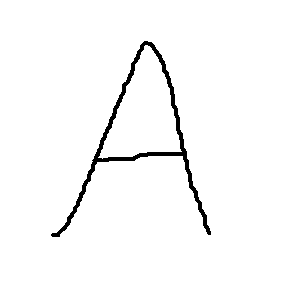
#> input picture data/other input images/symbol 0.png, 300 x 300 px, found by its file name; its folder holds 4 pictures in this run
$ python test_modules_ppgea.py
#> lines starting #> are read from the running program, lines starting #| are printed output that depends on the picture; after the words box and inside, x2 and y2 are one past the last pixel; in counts of white or black regions, pixels touching at a corner belong together; pictures that were not available may be replaced by others from this repository, and a replacement may not be noted
### offline_processing/ppg_init.py
#!/usr/bin/env python
# coding: utf-8

# # Path pattern generating preprocess and initializations

# ## Libraries


import cv2 as cv
import os
import numpy as np
import matplotlib.pyplot as plt
import math


# ## Constants


def rotation_matrix(theta):
    return np.array([[np.cos(theta), np.sin(theta)],
                    [-np.sin(theta), np.cos(theta)]])


IMG_WIDTH = 300
IMG_HEIGHT = 300
NO_DIGITS = 10
NO_SYMBOLS = 3
PLOT_WIDTH = 15
PLOT_HEIGHT = 6
LOW_RESOLUTION_IMG_SIZE = 12
LOW_RESOLUTION_IMG_MARGIN = 1
PAPER_SIZE = 0.8 # in meters
# PAPER_CENTER = np.array([[-0.95],
#                          [-1.1]])
GLOBAL_PAPER_CENTER = np.array([[-5.8],
                                [-1.1]])
GLOBAL_ROBOT_CENTER = np.array([[-4.84],
                                [0.0]])
GLOBAL_P2R_VEC = GLOBAL_PAPER_CENTER - GLOBAL_ROBOT_CENTER
GLOBAL_PAPER_CX = GLOBAL_PAPER_CENTER[0]
GLOBAL_PAPER_CY = GLOBAL_PAPER_CENTER[1]

R2G_ANGLE = -math.pi/2 # robot to global angle
# PAPER_ROBOT_ANGLE = -math.pi
HEAD_ROTATION = rotation_matrix(R2G_ANGLE)
ROBOT_PAPER_CENTER = np.dot(HEAD_ROTATION, GLOBAL_P2R_VEC) # the coordinates in the robot frame
ROBOT_PAPER_CX = ROBOT_PAPER_CENTER[0]
ROBOT_PAPER_CY = ROBOT_PAPER_CENTER[1]


# ## Loading the set of premade images


# [9 lines left out: function plot_digits, not called in this run]


IMAGE_PATH = '..\\data\\other input images\\symbol'
print('initialized data is stored in the following directory:')
print('..\\data\\other input images')


number_gray = np.zeros((NO_SYMBOLS, IMG_WIDTH ,IMG_HEIGHT))
for i in range (NO_SYMBOLS):
    number_image = cv.imread(IMAGE_PATH+' '+str(i)+'.png')
#> number_image is the input picture: shape (300, 300, 3); 97.6% white; 1 black region, box (x1, y1, x2, y2) and area: (51, 41, 211, 237) 2127
    number_gray[i] = cv.cvtColor(number_image, cv.COLOR_BGR2GRAY)
#> pass 2 of the loop `for i in range (NO_SYMBOLS):`:
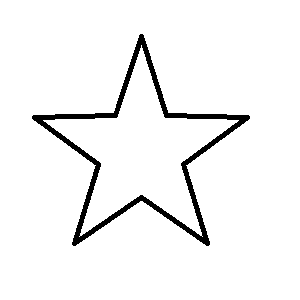
#> input picture data/other input images/symbol 1.png, 300 x 300 px, found by its file name
#> number_image is the input picture: shape (300, 300, 3); 95.5% white; 1 black region, box (x1, y1, x2, y2) and area: (32, 34, 250, 246) 4022
#> pass 3 of the loop `for i in range (NO_SYMBOLS):`:
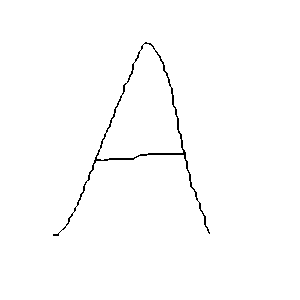
#> input picture data/other input images/symbol 0 dilated.png, 300 x 300 px, given in place of symbol 2.png, which was not available
#> number_image is the input picture: shape (300, 300, 3); 99% white; black in thin lines or dots, all inside (x1, y1, x2, y2) = (53, 42, 210, 236)

# [2 lines that do not run on import are left out]


# ## Morphology Image Processing


# Taking a matrix of size 5 as the kernel
kernel = np.ones((3,3), np.uint8)
img_dilation = np.zeros((NO_SYMBOLS, IMG_WIDTH, IMG_HEIGHT))
# The first parameter is the original image,
# kernel is the matrix with which image is
# convolved and third parameter is the number
# of iterations, which will determine how much
# you want to erode/dilate a given image.
# [2 lines that do not run on import are left out]
for i in range(NO_SYMBOLS):
    img_erosion = cv.erode(number_gray[i], kernel, iterations=3)
    img_dilation[i, :, :] = cv.dilate(number_gray[i], kernel, iterations=1)
    if __name__=='__main__':
        plt.subplot(5,6, 3*i+1)
        plt.imshow(number_gray[i], cmap='gray')
        plt.title("input image", color='white')
        plt.axis("off")
        plt.subplot(5,6, 3*i+2)
        plt.imshow(img_dilation[i], cmap='gray')
        plt.title("dilated image", color='white')
        plt.axis("off")
        plt.subplot(5,6, 3*i+3)
        plt.imshow(img_erosion, cmap='gray')
        plt.title("eroded image", color='white')
        plt.axis("off")


# Taking a matrix of size 5 as the kernel
kernel1 = np.ones((5,5), np.uint8)
kernel2 = np.ones((7,7), np.uint8)
kernel3 = np.ones((3,3), np.uint8)
img_dilation1 = np.zeros((NO_SYMBOLS, IMG_WIDTH, IMG_HEIGHT))
img_dilation2 = np.zeros((NO_SYMBOLS, IMG_WIDTH, IMG_HEIGHT))
img_dilation3 = np.zeros((NO_SYMBOLS, IMG_WIDTH, IMG_HEIGHT))
# The first parameter is the original image,
# kernel is the matrix with which image is
# convolved and third parameter is the number
# of iterations, which will determine how much
# you want to erode/dilate a given image.
# [2 lines that do not run on import are left out]

for i in range(NO_SYMBOLS):
    img_dilation1[i, :, :] = cv.dilate(number_gray[i], kernel1, iterations=1)
    img_dilation2[i, :, :] = cv.dilate(number_gray[i], kernel2, iterations=1)
    img_dilation3[i, :, :] = cv.dilate(number_gray[i], kernel3, iterations=2)
    if __name__=='__main__':
        plt.subplot(5,6, 3*i+1)
        plt.imshow(img_dilation1[i], cmap='gray')
        if(i<=1):
            plt.title("dilation a", color='white')
        plt.axis("off")
        plt.subplot(5,6, 3*i+2)
        plt.imshow(img_dilation2[i], cmap='gray')
        if(i<=1):
            plt.title("dilation b", color='white')
        plt.axis("off")
        plt.subplot(5,6, 3*i+3)
        plt.imshow(img_dilation3[i], cmap='gray')
        if(i<=1):
            plt.title("dilation c", color='white')
        plt.axis("off")


# ## Output


for i in range(NO_SYMBOLS):
    cv.imwrite(IMAGE_PATH+' '+str(i)+' dilated.png', img_dilation[i])
#> this loop made 3 passes
#> pass 1, `cv.imwrite(IMAGE_PATH+' '+str(i)+' dilated.png', img_dilation[i])`:
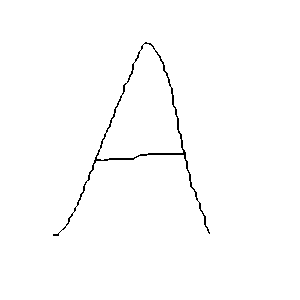
#> saved as symbol 0 dilated.png: shape (300, 300); 99% white; black in thin lines or dots, all inside (x1, y1, x2, y2) = (53, 42, 210, 236)
#> pass 2, `cv.imwrite(IMAGE_PATH+' '+str(i)+' dilated.png', img_dilation[i])`:
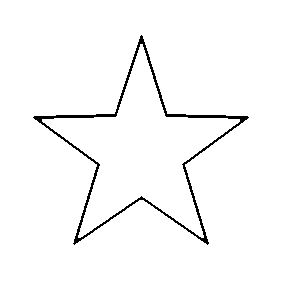
#> saved as symbol 1 dilated.png: shape (300, 300); 97.7% white; black in thin lines or dots, all inside (x1, y1, x2, y2) = (33, 35, 249, 245)

# IMAGE_PATH

### offline_processing/ppg_ea.py
#!/usr/bin/env python
# coding: utf-8

# # Path pattern generation using an Evolutionary computing aproach
#
# in this module we will explore on how we can generate a valid sequence based on genetic and evolutionary computing.

# ## Libraries


import random
import numpy as np
import cv2 as cv
import ppg_init as ppg
import seqeval

DEBUGMODE = False


# ## Fetch preprocessed data


number_gray = np.zeros((ppg.NO_DIGITS, ppg.IMG_WIDTH ,ppg.IMG_HEIGHT))
for i in range (ppg.NO_DIGITS):
    number_image = cv.imread(ppg.IMAGE_PATH+' '+str(i)+' dilated.png')
    number_gray[i] = cv.cvtColor(number_image, cv.COLOR_BGR2GRAY)
#> pass 2 of the loop `for i in range (ppg.NO_DIGITS):`:
#> `number_image = cv.imread(ppg.IMAGE_PATH+' '+str(i)+' dilated.png')`:
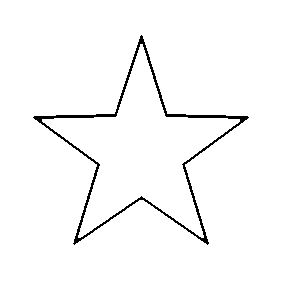
#> number_image: shape (300, 300, 3); 97.7% white; black in thin lines or dots, all inside (x1, y1, x2, y2) = (33, 35, 249, 245)
#> pass 3 of the loop `for i in range (ppg.NO_DIGITS):`:
#> `number_image = cv.imread(ppg.IMAGE_PATH+' '+str(i)+' dilated.png')`:
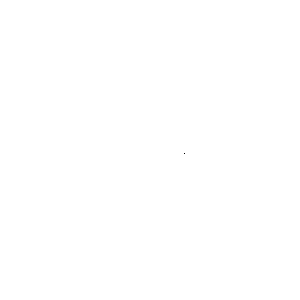
#> number_image: shape (300, 300, 3); 100% white; black in thin lines or dots, all inside (x1, y1, x2, y2) = (184, 153, 185, 154)


# ## Sample black pixels
#
# there are two ways to sample the pixels. sampling based on their distribution, sampling them based on their sufficient black pixel in a subarea of the image and uniformly distribute them. here we try both and compare the results.

# ### Change resolution


stride = 30
lrbp_threshold = 10 # low resolution black pixels threshold.
# this is used when we want to count the number of the black pixels in the high resolution image
# and decide whether to mark the corresponding pixel in low resolution image black.
new_imgw = int(ppg.IMG_WIDTH/stride)
new_imgh = int(ppg.IMG_HEIGHT/stride)
new_img = np.ones((ppg.NO_DIGITS, new_imgw, new_imgh))*255
new_img2 = np.ones((ppg.NO_DIGITS, new_imgw, new_imgh))*255
# stride is always an odd number.

for i in range(ppg.NO_DIGITS):
    my_img = number_gray[i]
    # jump a 3,3 square and check for any black pixel within the area.

    for x in range(0, len(my_img), stride):
        for y in range(0, len(my_img[x]), stride):
            # stride is always an odd number.
            offset = int((stride-1)/2)
            new_x = int(x/stride)
            new_y = int(y/stride)
            black_pxl_vec = my_img[x-offset:x+offset+1,y-offset:y+offset+1]<50
            black_pxl_num = np.sum(black_pxl_vec)
#             print(has_black_pxl, end=' ')
            if(black_pxl_num>lrbp_threshold): # has at least one black pixel
                new_img[i,new_x,new_y] = 0
#         print(' ')
#     print('====================')
ppg.plot_digits(new_img)


# ### Initialize the sequence of the black pixels


sequence_num = []
for digit in range(10):
    sequence = []
    for row in range(len(new_img[digit])):
        for col in range(len(new_img[digit, row])):
            if new_img[digit, row, col]==0:
                sequence.append((row, col))
    sequence_num.append(sequence)
    if(DEBUGMODE):
        print('black pixels list for number ', digit, ':')
        print(sequence, '\n')

if(DEBUGMODE):
    print(sequence_num)


# ## Configurations, Parameters and Constants


P_MUTATION = 0.8
P_CROSSOVER = 1.0
POPULATION_SIZE = 100

DIGIT = 0


# ## Genetic algorithm general model template


# genetic algorithm general model template
# [493 lines left out: functions train_evolve, insert_mutation, scramble_mutation, inverse_mutation, swap_mutation, get_parents_pair_duplocal and 10 more, not called in this run]
# crossovers ----------------------------------


# ### Selections(SSGA)
# these are for SSGA or steady-state genetic algorithms.

# #### Parent Selection


# 10 best inidividuals
def from_population_best_parents_select(population, sample_size=20, select_size=10, duplicate_allowed=False):
    return best_population_select(population, select_size)

# of 20 best inidividuals random select 10
# [28 lines left out: functions from_best_random_parents_select, from_sample_best_parents_select, not called in this run]

# random 10 individuals but individuals with better fitness have higher chances of being selected
def fitness_porportionate_parent_select(population, sample_size=20, select_size=10, duplicate_allowed=True):
    return fitness_porportionate_select(population, select_size, duplicate_allowed)

# all the population is selected.
def all_parents_select(population, sample_size=20, select_size=POPULATION_SIZE):
    return [x[1] for x in population]


# #### Survival Selection


# eliminate random individuals
# [49 lines left out: functions random_population_select, best_population_select, cumulative_based_random_list, fitness_porportionate_select, not called in this run]


# ##### ranked based selection
# with linear rank probability


def probability_linear_rank(rank, m):
    parameter_s = linear_ranked_based_select.s
    return ((2-parameter_s)/m) + ((2*rank*(parameter_s-1))/(m*(m-1)))
# the worse rank value the higher chances of getting eliminated
# [9 lines left out: function linear_ranked_based_select, not called in this run]

linear_ranked_based_select.s = 1.5
# 1 < s <=2


# with exponential rank probability


def probability_exp_rank(rank):
    return 1 - exp(-rank)
# [22 lines left out: functions exponential_ranked_based_select, population_init, not called in this run]

# the termination can be based on:
# 1. population or the average fitness
# 2. fitness evaluations
# 3. generation number
def population_terminate(population, evaluation_counter, generation):
    return generation<1000

# [11 lines left out: functions geno2pheno, fitness_func, not called in this run]

### offline_processing/test_modules_ppgea.py
#!/usr/bin/env python
# coding: utf-8

# # Testing ppgGA
# testing the path pattern generator using genetics algorithm with genetics algorithm aproach


#> (the run stopped early here; a loop or call above may not have finished)
